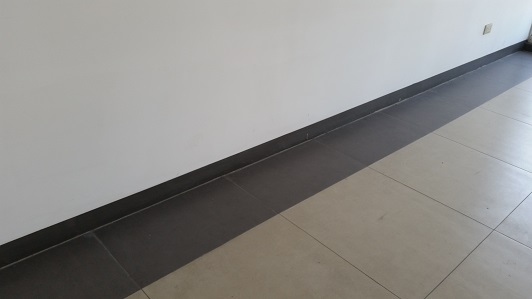
%> input picture RealScene/03.jpg, 532 x 299 px
$ octave kmeansSegment.m   (GNU Octave 9; MATLAB toolbox functions it lacks are replaced by stand-ins)
%> lines starting %> are read from the running program, lines starting %| are printed output that depends on the picture; in (x1, y1, x2, y2) boxes, pixels count from 0 and x2, y2 are one past the last pixel; in counts of white or black regions, pixels touching at a corner belong together; the program's own positions count from 1
close all
clear all

img = imread('RealScene/03.jpg');
%> img is the input picture: size 299x532x3 uint8; mean R, G, B 141.6, 140.4, 138.2


cform = makecform('srgb2lab');
lab_img = applycform(img,cform);
%> lab_img: size 299x532x3 uint8; mean of channels 1, 2, 3 147.2, 128.3, 129.4

ab = double(lab_img(:,:,2:3));
nrows = size(ab,1);
%> nrows = 299
ncols = size(ab,2);
%> ncols = 532
ab = reshape(ab,nrows*ncols,2);

nColors = 3;
figure;imshow(img), title('select kmeans seeds');
% seeds = ginput(nColors);
% repeat the clustering 3 times to avoid local minima
[cluster_idx, cluster_center] = kmeans(ab,nColors,'distance','sqEuclidean', ...
                                      'replicates', 3, 'start', 'sample');
%> cluster_center = [127 123.3; 128.3 129.3; 129.5 136.1]
% [cluster_idx, cluster_center] = kmeans(ab,nColors,'distance','sqEuclidean', ...
%                                       'emptyaction','singleton',...
%                                       'start',seeds);

pixel_labels = reshape(cluster_idx,nrows,ncols);
%> pixel_labels: size 299x532 double; 3 distinct labels, from 1 to 3
figure; imshow(pixel_labels,[]), title('image labeled by cluster index');

%% morphological operation

segmented_images = cell(1,nColors);
se90 = strel('line', 3, 90);
se0 = strel('line', 3, 0);
for k = 1:nColors
    BW = pixel_labels==k;
    BWdil = imdilate(BW, [se90, se0]);
%     figure, imshow(BWdil), title('dilated gradient mask');

    BWdfill = imfill(BWdil, 'holes');
%     figure, imshow(BWdfill), title('binary image with filled holes');

    BWnobord = imclearborder(BWdfill, 4);
    BWnobord_inv = BWdfill - BWnobord;
%     figure, imshow(BWnobord_inv), title('inverse cleared border image');

    seD = strel('diamond',1);
    BWfinal = imerode(BWnobord_inv,seD);
    BWfinal = imerode(BWfinal,seD);
%     figure, imshow(BWfinal), title('segmented image');
    segmented_images{k} = BWfinal;
    pixel_labels(BWfinal==1) = k;
end
%> this loop made 3 passes
%> pass 1, `BW = pixel_labels==k;`:
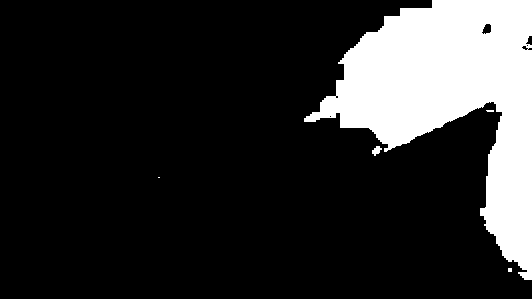
%> BW: size 299x532 logical; 17.9% white; 5 white regions (3 under 20 px), largest, box (x1, y1, x2, y2) and area: (304, 0, 532, 280) 28339, (372, 146, 382, 156) 59
%> after the loop:
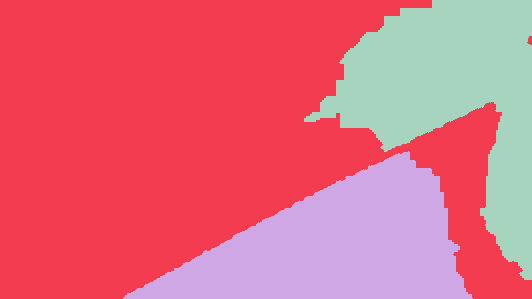
%> pixel_labels: size 299x532 double; 3 distinct labels, from 1 to 3; one colour per label, 0 black
%> after the loop, segmented_images = 3 items
figure; imshow(pixel_labels,[]), title('image labeled after morphology');
%%
img_gray = rgb2gray(img);
[~, threshold] = edge(img_gray, 'sobel');
%> threshold = 0.0454
fudgeFactor = .5;
BW_edge = edge(img_gray,'sobel', threshold * fudgeFactor);
%> BW_edge: size 299x532 logical; 1.9% white in thin lines or dots
figure, imshow(BW_edge), title('binary gradient mask');

BWsdil = imdilate(BW_edge, [se90 se0]);
%> BWsdil: size 299x532 logical; 6.8% white; 23 white regions (8 under 20 px), largest, box (x1, y1, x2, y2) and area: (0, 20, 532, 271) 5458, (123, 76, 532, 299) 2589, (376, 169, 532, 299) 1686

BWdfill = imfill(BWsdil, 'holes');
%> BWdfill: size 299x532 logical; 6.8% white; 23 white regions (8 under 20 px), largest, box (x1, y1, x2, y2) and area: (0, 20, 532, 271) 5459, (123, 76, 532, 299) 2589, (376, 169, 532, 299) 1686
figure, imshow(BWdfill), title('binary image with filled holes');

BWnobord = imclearborder(BWdfill, 4);
%> BWnobord: size 299x532 logical; 0.28% white; 17 white regions (8 under 20 px), largest, box (x1, y1, x2, y2) and area: (481, 22, 494, 36) 135, (377, 214, 385, 221) 41, (124, 269, 131, 277) 36
BWnobord_inv = BWdfill - BWnobord;
figure, imshow(BWnobord_inv), title('inverse cleared border edge');

seD = strel('diamond',1);
BWfinal = imerode(BWnobord_inv,seD);
%> BWfinal: size 299x532 double; values 0 (black) and 1 (white), 3.9% white; 8 white regions (2 under 20 px), largest, box (x1, y1, x2, y2) and area: (0, 21, 532, 270) 3155, (124, 77, 532, 299) 1483, (377, 170, 532, 299) 1163, (460, 143, 532, 175) 282, (508, 116, 532, 127) 85, (109, 250, 119, 263) 40
BWfinal = imerode(BWfinal,seD);
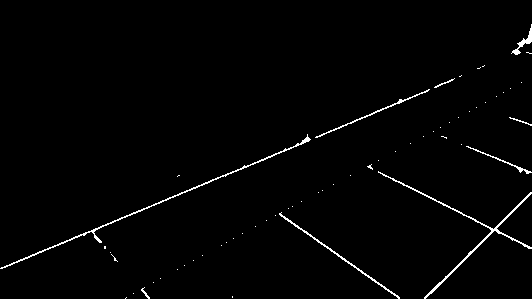
%> BWfinal: size 299x532 double; values 0 (black) and 1 (white), 1.4% white in thin lines or dots
figure, imshow(BWfinal), title('segmented image');

BWfinal_edge = BWfinal;

labels = repmat(uint8(255./pixel_labels), [1,1,3]);
labels(BWfinal_edge==1) = 0;
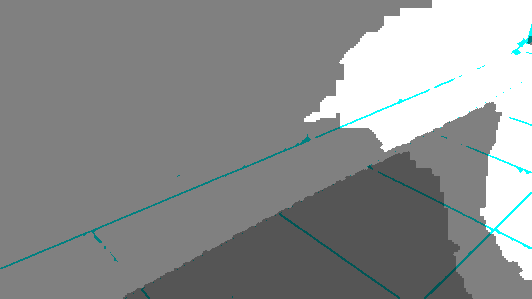
%> labels: size 299x532x3 uint8; mean R, G, B 140.9, 143.1, 143.1
imshow(labels);
%% display
rgb_label = repmat(pixel_labels,[1 1 3]);
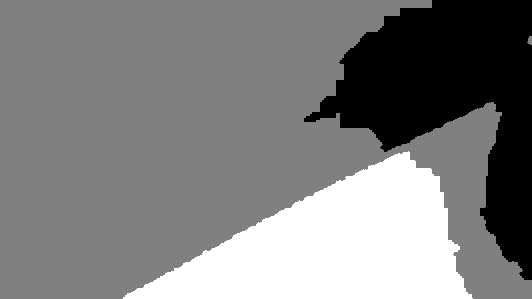
%> rgb_label: size 299x532x3 double; min 1, max 3, mean 2; drawn with min black and max white

for k = 1:nColors
    color = img;
    color(rgb_label ~= k) = 0;
    segmented_images{k} = color;
end
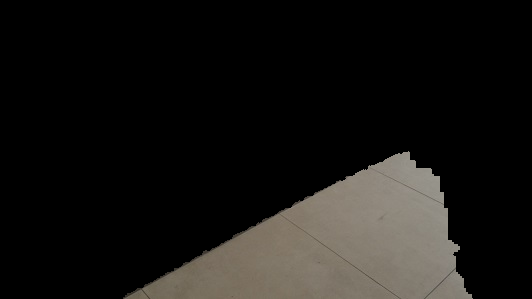
%> color: size 299x532x3 uint8; mean R, G, B 23.2, 21.8, 19.6

for i = 1:length(segmented_images)
    figure; imshow(segmented_images{i}), title(['objects in cluster ', int2str(i)]);
end
%> this loop made 3 passes
%> pass 2, `imshow(segmented_images{i})`:
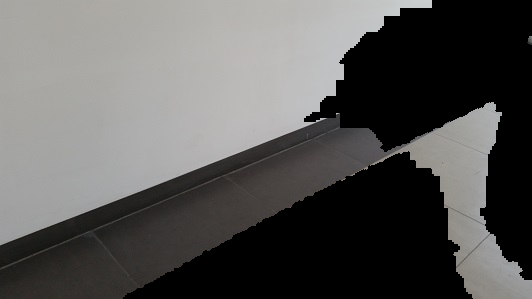
%> displayed picture: size 299x532x3, on the screen's scale of 0 to 255; mean R, G, B 89.5, 88.7, 87.4

$ run again, with RealScene/01.jpg copied over RealScene/03.jpg
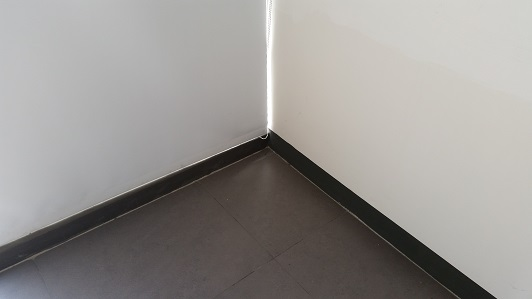
%> input picture RealScene/01.jpg, 532 x 299 px
%> img is the input picture: size 299x532x3 uint8; mean R, G, B 151.2, 148.1, 145.2
%> lab_img: size 299x532x3 uint8; mean of channels 1, 2, 3 154.6, 128.8, 130.1
%> cluster_center = [128.5 127.5; 128.2 131.1; 130.6 132.3]
%> after the loop `for k = 1:nColors`:
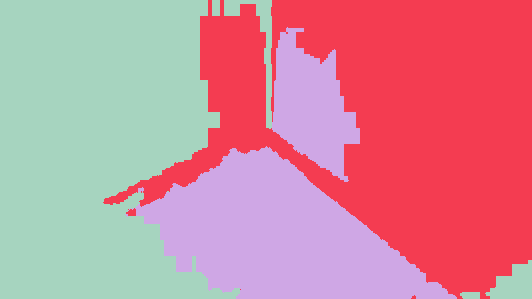
%> pixel_labels: size 299x532 double; 3 distinct labels, from 1 to 3; one colour per label, 0 black
%> after the loop `for k = 1:nColors`: segmented_images = 3 items
%> threshold = 0.0455
%> BW_edge: size 299x532 logical; 1.3% white in thin lines or dots
%> BWsdil: size 299x532 logical; 4.8% white; 18 white regions (9 under 20 px), largest, box (x1, y1, x2, y2) and area: (0, 0, 498, 299) 4130, (0, 145, 462, 299) 3059, (231, 269, 256, 287) 135
%> BWnobord_inv: size 299x532 double; values 0 (black) and 1 (white), 4.7% white; 4 white regions (2 under 20 px), largest, box (x1, y1, x2, y2) and area: (0, 0, 498, 299) 4369, (0, 145, 462, 299) 3059
%> the loop `for i = 1:length(segmented_images)` made 3 passes
%> pass 2, `imshow(segmented_images{i})`:
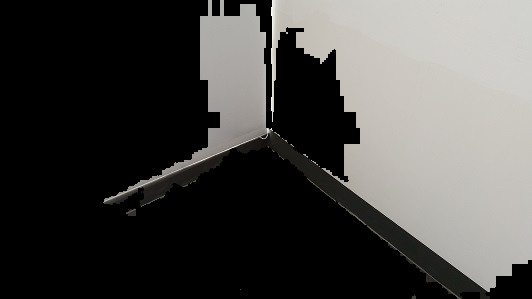
%> displayed picture: size 299x532x3, on the screen's scale of 0 to 255; mean R, G, B 72.8, 71.7, 69.6

$ run again, with RealScene/02.jpg copied over RealScene/03.jpg
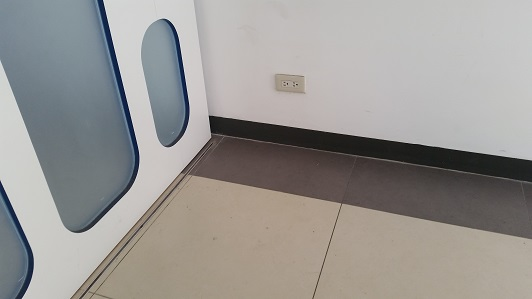
%> input picture RealScene/02.jpg, 532 x 299 px
%> img is the input picture: size 299x532x3 uint8; mean R, G, B 153.2, 150.5, 147.6
%> lab_img: size 299x532x3 uint8; mean of channels 1, 2, 3 157.6, 128.8, 129.9
%> cluster_center = [125 120.9; 129.1 129.3; 130.8 137.6]
%> after the loop `for k = 1:nColors`:
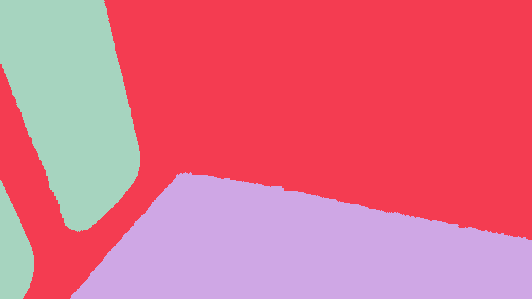
%> pixel_labels: size 299x532 double; 3 distinct labels, from 1 to 3; one colour per label, 0 black
%> after the loop `for k = 1:nColors`: segmented_images = 3 items
%> threshold = 0.0808
%> BW_edge: size 299x532 logical; 2.5% white in thin lines or dots
%> BWsdil: size 299x532 logical; 8.5% white; 9 white regions (2 under 20 px), largest, box (x1, y1, x2, y2) and area: (69, 0, 532, 299) 7935, (0, 0, 141, 234) 2820, (140, 17, 191, 149) 1430
%> BWnobord_inv: size 299x532 double; values 0 (black) and 1 (white), 7.6% white; 3 white regions, box (x1, y1, x2, y2) and area: (69, 0, 532, 299) 8178, (0, 0, 141, 234) 2911, (0, 180, 35, 299) 974
%> the loop `for i = 1:length(segmented_images)` made 3 passes
%> pass 2, `imshow(segmented_images{i})`:
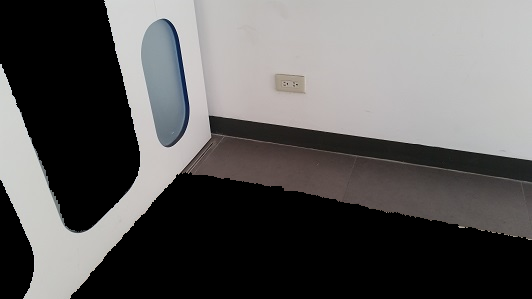
%> displayed picture: size 299x532x3, on the screen's scale of 0 to 255; mean R, G, B 94.2, 92.7, 92.1

$ run again, with RealScene/04.jpg copied over RealScene/03.jpg
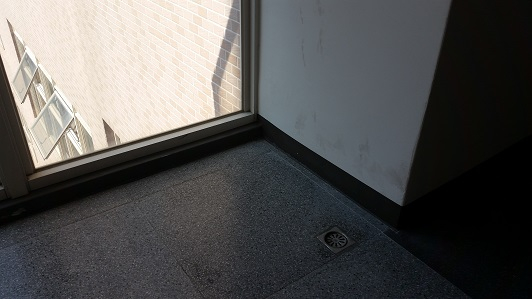
%> input picture RealScene/04.jpg, 532 x 299 px
%> img is the input picture: size 299x532x3 uint8; mean R, G, B 84.9, 84.1, 83.1
%> lab_img: size 299x532x3 uint8; mean of channels 1, 2, 3 86.8, 128.2, 128.4
%> cluster_center = [128.1 128.8; 127.1 124; 130.3 135.4]
%> after the loop `for k = 1:nColors`: segmented_images = 3 items
%> threshold = 0.0728
%> BW_edge: size 299x532 logical; 5.3% white in thin lines or dots, all inside (x1, y1, x2, y2) = (0, 0, 468, 299)
%> BWsdil: size 299x532 logical; 22.5% white; 365 white regions (215 under 20 px), largest, box (x1, y1, x2, y2) and area: (0, 0, 453, 207) 13432, (0, 226, 112, 299) 3036, (146, 247, 256, 299) 2381
%> BWnobord_inv: size 299x532 double; values 0 (black) and 1 (white), 14.1% white; 33 white regions (15 under 20 px), largest, box (x1, y1, x2, y2) and area: (0, 0, 453, 207) 15268, (0, 235, 108, 299) 3122, (171, 249, 256, 299) 2057
%> the loop `for i = 1:length(segmented_images)` made 3 passes
%> pass 2, `imshow(segmented_images{i})`:
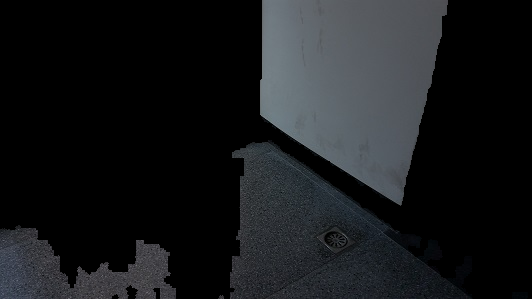
%> displayed picture: size 299x532x3, on the screen's scale of 0 to 255; mean R, G, B 23.9, 25.7, 27.7
